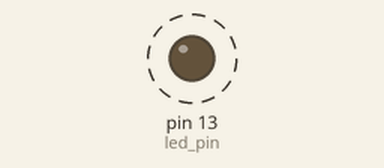
This sketch was run on a simulated Arduino Uno, built with avr-gcc and run on an emulated ATmega328P. On the bench: output pins drawn as LEDs (lit = HIGH). Dashed ring = blinking. What the sketch prints to the serial monitor is not drawn.

Above: at 1.5 s.
Timing chart, 0 to 5.6 s (numbered marks = the images above):
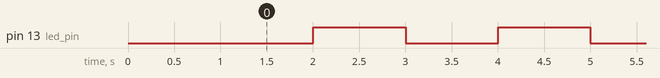

Measured:
- by itself, pin 13 (led_pin): alternates HIGH for 1.0 s and LOW for 1.0 s

The sketch:

ESP8266_Test.ino
```cpp
/* Simple ESP8266 hardware test. */

const uint8_t led_pin = LED_BUILTIN;
unsigned long last_report = 0;
bool led_state = HIGH;

void setup() {
  Serial.begin(115200);
  delay(1000);

  pinMode(led_pin, OUTPUT);
  digitalWrite(led_pin, led_state);
  Serial.println();
  Serial.println("ESP8266 test started");
  Serial.println("The built-in LED should blink every second.");
}

void loop() {
  if (millis() - last_report >= 1000) {
    last_report = millis();
    led_state = !led_state;
    digitalWrite(led_pin, led_state);
    Serial.print("ESP8266 is running, uptime: ");
    Serial.print(last_report / 1000);
    Serial.println(" s");
  }
}
```
